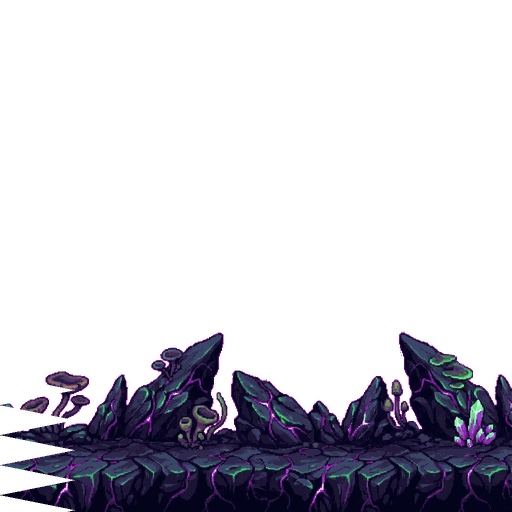
#> input picture assets/images/ground_intro.png, 512 x 512 px
$ python optimize_ground.py
#> lines starting #> are read from the running program, lines starting #| are printed output that depends on the picture
"""
Optimize ground images to 50% of original size for better performance.
"""
import os
import shutil
from pathlib import Path

try:
    from PIL import Image
except ImportError:
    print("ERROR: PIL/Pillow not found. Installing...")
    import subprocess
    subprocess.check_call(['pip', 'install', 'pillow'])
    from PIL import Image

# Configuration
IMAGES_FOLDER = Path("assets/images")
BACKUP_FOLDER = Path("assets/images_BACKUP_GROUND")
GROUND_FILES = ["ground_intro.png", "ground_v4.png"]
SCALE_PERCENT = 50

def get_image_size_kb(filepath):
    """Get file size in KB"""
    return os.path.getsize(filepath) / 1024

def resize_ground_images():
    """Resize ground images to 50%"""

    if not IMAGES_FOLDER.exists():
        print(f"ERROR: Folder {IMAGES_FOLDER} not found!")
        return

    # Create backup folder
    if not BACKUP_FOLDER.exists():
        print(f"Creating backup folder: {BACKUP_FOLDER}")
        BACKUP_FOLDER.mkdir(parents=True)
    else:
        print(f"Backup folder already exists: {BACKUP_FOLDER}")

    print(f"\n{'='*70}")
    print(f"OPTIMIZING GROUND IMAGES TO {SCALE_PERCENT}%")
    print(f"{'='*70}\n")

    total_original_size = 0
    total_new_size = 0

    for i, filename in enumerate(GROUND_FILES, 1):
        filepath = IMAGES_FOLDER / filename

        if not filepath.exists():
            print(f"WARNING: {filename} not found, skipping...")
            continue

        print(f"[{i}/{len(GROUND_FILES)}] Processing {filename}...", end=" ")

        # Backup
        backup_path = BACKUP_FOLDER / filename
        if not backup_path.exists():
            shutil.copy2(filepath, backup_path)

        # Get original size
        original_size_kb = get_image_size_kb(filepath)
        total_original_size += original_size_kb

        # Open and resize
        with Image.open(filepath) as img:
#> img is the input picture: PIL image 512x512 P; mean R, G, B, A 10.5, 7.8, 17.3, 59.9
            original_width, original_height = img.size
#> original_width = 512; original_height = 512

            # Calculate new dimensions
            new_width = int(original_width * SCALE_PERCENT / 100)
#> new_width = 256
            new_height = int(original_height * SCALE_PERCENT / 100)
#> new_height = 256

            # Resize using high-quality Lanczos filter
            resized_img = img.resize((new_width, new_height), Image.Resampling.LANCZOS)
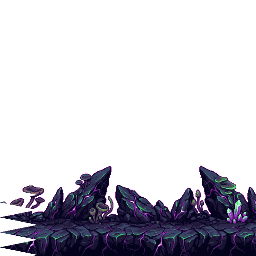
#> resized_img: PIL image 256x256 P; mean R, G, B, A 10.6, 7.9, 17.4, 60.1; transparent parts drawn white

            # Save with optimization
            resized_img.save(filepath, "PNG", optimize=True)

        # Get new size
        new_size_kb = get_image_size_kb(filepath)
        total_new_size += new_size_kb

        reduction = 100 - (new_size_kb / original_size_kb * 100)
        print(f"{original_width}x{original_height} → {new_width}x{new_height} | "
              f"{original_size_kb:.1f}KB → {new_size_kb:.1f}KB ({reduction:.1f}% reduction)")
#| 512x512 → 256x256 | 32.6KB → 10.6KB (67.4% reduction)
#> pass 2 of the loop in resize_ground_images, `for i, filename in enumerate(GROUND_FILES, 1):`:
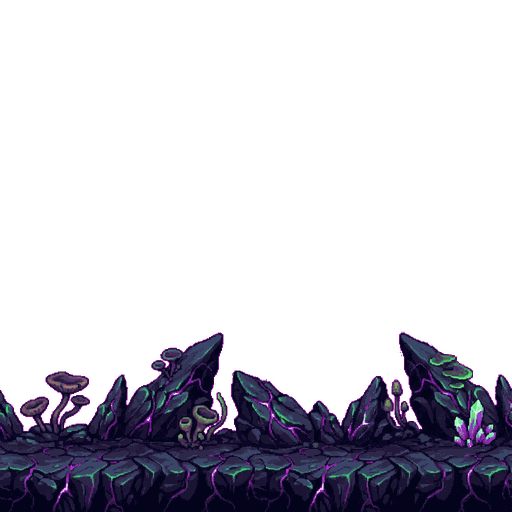
#> input picture assets/images/ground_v4.png, 512 x 512 px
#> in resize_ground_images, img is the input picture: PIL image 512x512 P; mean R, G, B, A 11.1, 8.2, 18.1, 63.7
#> in resize_ground_images, `resized_img = img.resize((new_width, new_height), Image.Resampling.LAN..`:
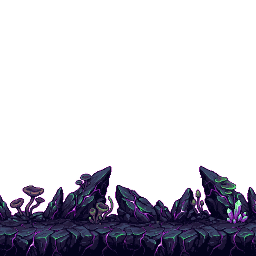
#> resized_img: PIL image 256x256 P; mean R, G, B, A 11.1, 8.2, 18.2, 63.9; transparent parts drawn white
#| 512x512 → 256x256 | 33.4KB → 10.8KB (67.5% reduction)

    # Summary
    print(f"\n{'='*70}")
    print("GROUND OPTIMIZATION COMPLETE!")
    print(f"{'='*70}")
    print(f"Files processed: {len(GROUND_FILES)}")
    print(f"Original total size: {total_original_size:.1f} KB ({total_original_size/1024:.2f} MB)")
    print(f"New total size: {total_new_size:.1f} KB ({total_new_size/1024:.2f} MB)")
    print(f"Total space saved: {total_original_size - total_new_size:.1f} KB ({(total_original_size - total_new_size)/1024:.2f} MB)")
    print(f"Reduction: {100 - (total_new_size/total_original_size*100):.1f}%")
    print(f"\nBackup location: {BACKUP_FOLDER.absolute()}")
    print("\nNOTE: You need to update Environment.js groundScale from 0.25 to 0.5 to maintain visual size!")

if __name__ == "__main__":
    try:
        resize_ground_images()
    except Exception as e:
        print(f"\nERROR: {e}")
        import traceback
        traceback.print_exc()
